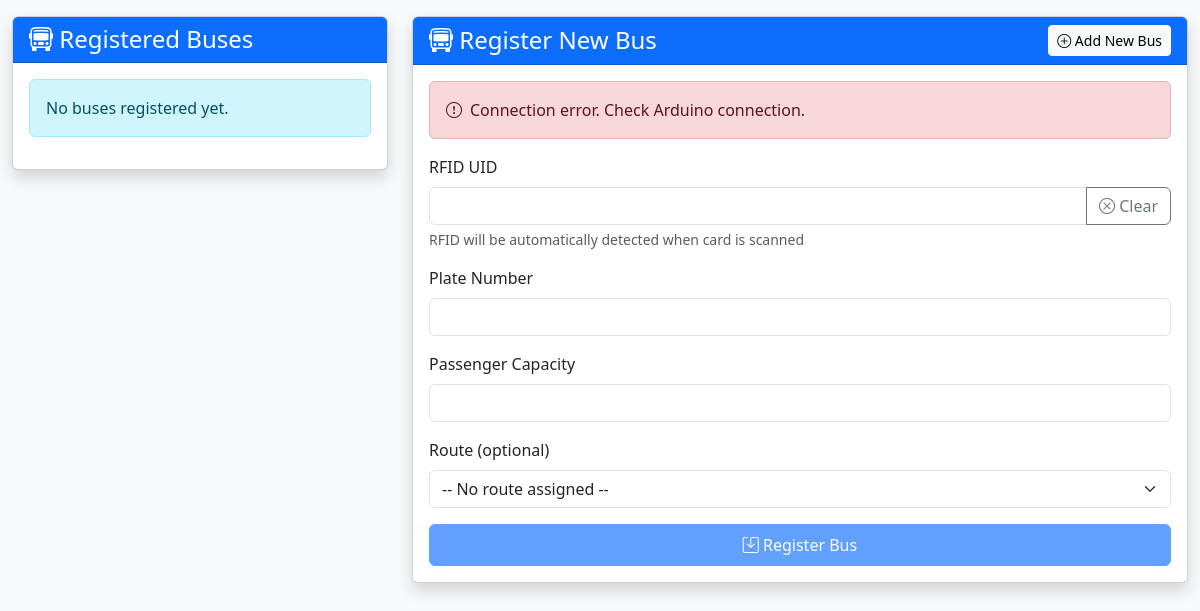
The page /Dashboard/register_bus.php on the database as committed earlier.
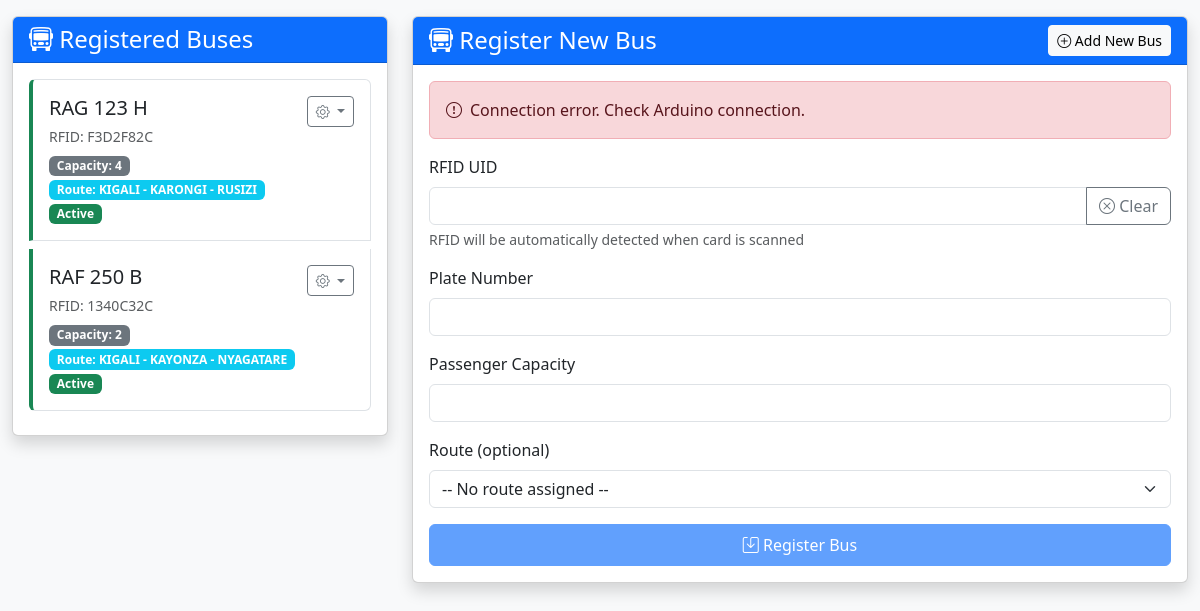
The same page on the database as committed later.
### tables this page shows
CREATE TABLE `buses` (
  `id` int(11) NOT NULL,
  `rfid_uid` varchar(50) NOT NULL,
  `plate_number` varchar(20) NOT NULL,
  `model` varchar(100) DEFAULT 'Coaster',
  `capacity` int(11) NOT NULL,
  `route_id` int(11) DEFAULT NULL,
  `status` enum('active','maintenance','inactive') NOT NULL DEFAULT 'active',
  `created_at` timestamp NOT NULL DEFAULT current_timestamp()
);

CREATE TABLE `routes` (
  `id` int(11) NOT NULL,
  `start_point` varchar(255) NOT NULL,
  `middle_point` varchar(255) DEFAULT NULL,
  `end_point` varchar(255) NOT NULL,
  `status` enum('active','inactive') NOT NULL,
  `created_at` timestamp NOT NULL DEFAULT current_timestamp(),
  `distance` decimal(10,2) DEFAULT NULL,
  `estimated_time` varchar(50) DEFAULT NULL,
  `fare` decimal(10,2) DEFAULT NULL
);

### Dashboard/register_bus.php (the view, shortened to what the changed rows need)
<?php
include 'conn.php';
$conn->query("
    CREATE TABLE IF NOT EXISTS temp_rfid_scans (
        uid VARCHAR(32) PRIMARY KEY,
        timestamp INT NOT NULL,
        status ENUM('available', 'registered') NOT NULL,
        bus_id INT NULL,
        plate_number VARCHAR(20) NULL
    )
");
$buses = $conn->query("
    SELECT b.*, r.start_point, r.middle_point, r.end_point
    FROM buses b
    LEFT JOIN routes r ON b.route_id = r.id
    ORDER BY b.created_at DESC
");
?>
<!DOCTYPE html>
<html lang="en">
<head>
    <link href="https://cdn.jsdelivr.net/npm/bootstrap@5.3.0/dist/css/bootstrap.min.css" rel="stylesheet">
    <link rel="stylesheet" href="https://cdn.jsdelivr.net/npm/bootstrap-icons@1.11.1/font/bootstrap-icons.css">
</head>
<body class="bg-light">
    <div class="container-fluid py-3">
        <div class="row">
            <div class="col-md-4">
                <div class="card shadow">
                    <div class="card-body bus-list">
                        <?php if ($buses->num_rows > 0): ?>
                            <div class="list-group">
                                <?php while ($bus = $buses->fetch_assoc()):
                                    $routeName = '';
                                    if ($bus['route_id']) {
                                        $routeName = $bus['start_point'];
                                        if (!empty($bus['middle_point'])) {
                                            $routeName .= ' - ' . $bus['middle_point'];
                                        }
                                        $routeName .= ' - ' . $bus['end_point'];
                                    }
                                ?>
                                <div class="list-group-item p-3 mb-2 bus-card status-<?= $bus['status'] ?>" data-bus-id="<?= $bus['id'] ?>">
                                    <div class="d-flex justify-content-between align-items-start">
                                        <div>
                                            <h5 class="mb-1"><?= htmlspecialchars($bus['plate_number']) ?></h5>
                                            <small class="text-muted">RFID: <?= htmlspecialchars($bus['rfid_uid']) ?></small>
                                            <div class="mt-1">
                                                <span class="badge bg-secondary">Capacity: <?= $bus['capacity'] ?></span>
                                                <?php if ($routeName): ?>
                                                    <span class="badge bg-info">Route: <?= htmlspecialchars($routeName) ?></span>
                                                <?php endif; ?>
                                                <span class="badge bg-<?=
                                                    $bus['status'] === 'active' ? 'success' :
                                                    ($bus['status'] === 'maintenance' ? 'warning' : 'danger')
                                                ?>">
                                                    <?= ucfirst($bus['status']) ?>
                                                </span>
                                            </div>
                                        </div>
                                        <div class="dropdown">
                                            <button class="btn btn-sm btn-outline-secondary dropdown-toggle" type="button"
                                                data-bs-toggle="dropdown" aria-expanded="false">
                                                <i class="bi bi-gear"></i>
                                            </button>
                                        </div>
                                    </div>
                                </div>
                                <?php endwhile; ?>
                            </div>
                        <?php else: ?>
                            <div class="alert alert-info">No buses registered yet.</div>
                        <?php endif; ?>
                    </div>
                </div>
            </div>
        </div>
    </div>
</body>
</html>

Rows that differ between the two databases and show on the page:
added buses: plate_number "RAG 123 H", rfid_uid "F3D2F82C", capacity "4", route.end_point "KIGALI - KARONGI - RUSIZI", status "Active"
added buses: plate_number "RAF 250 B", rfid_uid "1340C32C", capacity "2", route.end_point "KIGALI - KAYONZA - NYAGATARE", status "Active"
Other text that changed with them:
text no longer shown: "No buses registered yet."
